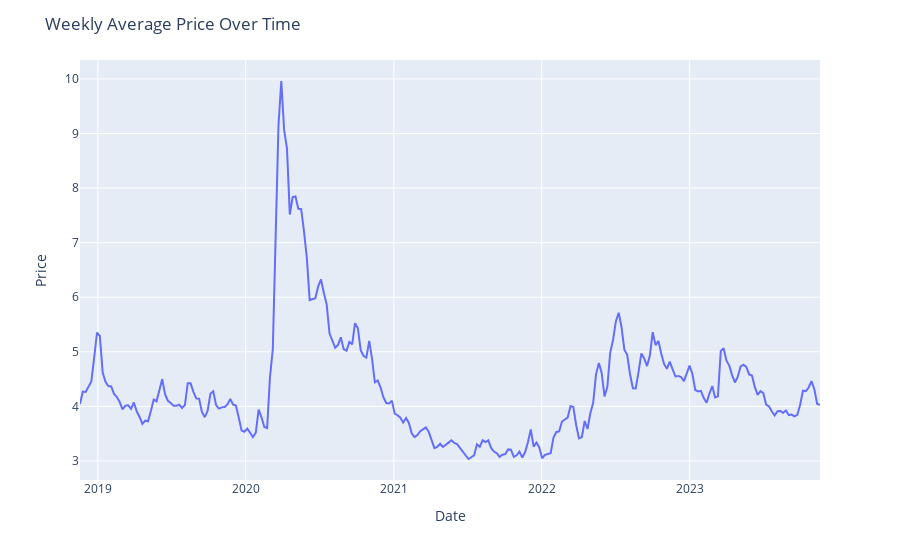

Notebook code for this chart:
### Code cell
fig = px.line(df_weekly, x=df_weekly.index, y='BAMLH0A0HYM2', 
              labels={'BAMLH0A0HYM2': 'Weekly Average Price'})
fig.update_layout(title='Weekly Average Price Over Time', xaxis_title='Date', yaxis_title='Price')
fig.show()

### Figure 1 — Plotly figure (JSON) as saved in the notebook; plotly's stock layout.template omitted (floating-point values rounded to 4 significant figures; data arrays with more than 128 entries replaced by an {"elided": "..."} marker saying what was removed)
{"data": [{"hovertemplate": "DATE=%{x}<br>Weekly Average Price=%{y}<extra></extra>", "legendgroup": "", "line": {"color": "#636efa", "dash": "solid"}, "marker": {"symbol": "circle"}, "mode": "lines", "name": "", "orientation": "v", "showlegend": false, "type": "scatter", "x": {"elided": "262 str values"}, "xaxis": "x", "y": {"elided": "262 float values"}, "yaxis": "y"}], "layout": {"legend": {"tracegroupgap": 0}, "margin": {"t": 60}, "title": {"text": "Weekly Average Price Over Time"}, "xaxis": {"anchor": "y", "domain": [0, 1], "title": {"text": "Date"}}, "yaxis": {"anchor": "x", "domain": [0, 1], "title": {"text": "Price"}}}}
